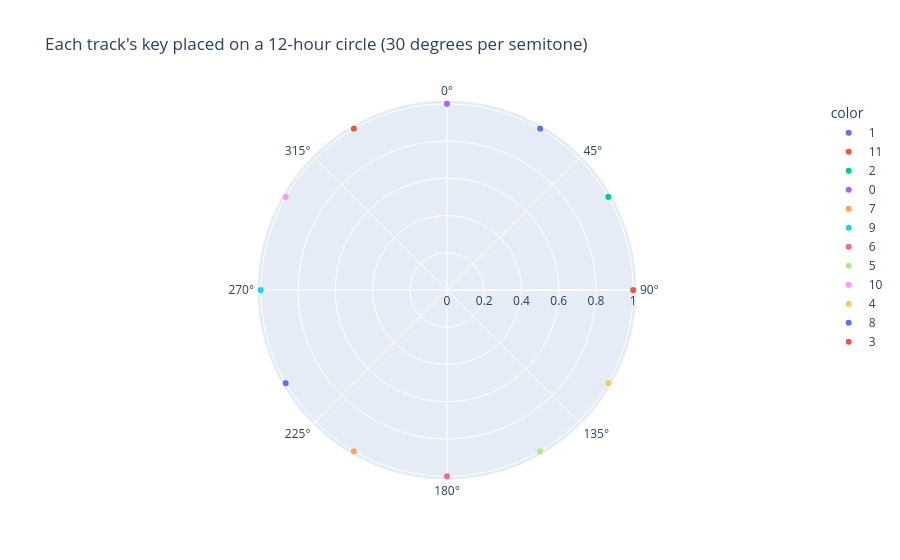

Notebook source saved alongside this figure:
### Markdown cell above
### Why I couldn't just leave `key` as a plain number

Spotify's `key` column is one of 12 pitch classes (0=C, ..., 11=B), and
my first instinct was to just leave it as an integer. That's actually
wrong: pitch classes sit on a circle, not a line — key 11 is one
semitone away from key 0, musically adjacent, but a plain integer
encoding (or a one-hot encoding) treats them as unrelated as key 0 and
key 6. So I encode each key as a point on a circle instead, using its
sine and cosine — that's what `key_sin`/`key_cos` are. This preserves
the real adjacency between keys, and it's the same trick I'd reach for
with any other cyclical quantity, like week-of-year or hour-of-day,
where "wrapping around" is part of what the number means.

### Code cell
fig = px.scatter_polar(
    engineered, r=[1] * len(engineered), theta=engineered["key"] * 30,
    color=engineered["key"].astype(str),
    title="Each track's key placed on a 12-hour circle (30 degrees per semitone)",
)
fig.show()

### Figure 1 — Plotly figure (JSON) as saved in the notebook; plotly's stock layout.template omitted (floating-point values rounded to 4 significant figures; data arrays with more than 128 entries replaced by an {"elided": "..."} marker saying what was removed)
{"data": [{"hovertemplate": "color=1<br>r=%{r}<br>theta=%{theta}<extra></extra>", "legendgroup": "1", "marker": {"color": "#636efa", "symbol": "circle"}, "mode": "markers", "name": "1", "r": {"elided": "300 int values"}, "showlegend": true, "subplot": "polar", "theta": {"elided": "300 int values"}, "type": "scatterpolargl"}, {"hovertemplate": "color=11<br>r=%{r}<br>theta=%{theta}<extra></extra>", "legendgroup": "11", "marker": {"color": "#EF553B", "symbol": "circle"}, "mode": "markers", "name": "11", "r": {"elided": "238 int values"}, "showlegend": true, "subplot": "polar", "theta": {"elided": "238 int values"}, "type": "scatterpolargl"}, {"hovertemplate": "color=2<br>r=%{r}<br>theta=%{theta}<extra></extra>", "legendgroup": "2", "marker": {"color": "#00cc96", "symbol": "circle"}, "mode": "markers", "name": "2", "r": {"elided": "336 int values"}, "showlegend": true, "subplot": "polar", "theta": {"elided": "336 int values"}, "type": "scatterpolargl"}, {"hovertemplate": "color=0<br>r=%{r}<br>theta=%{theta}<extra></extra>", "legendgroup": "0", "marker": {"color": "#ab63fa", "symbol": "circle"}, "mode": "markers", "name": "0", "r": {"elided": "347 int values"}, "showlegend": true, "subplot": "polar", "theta": {"elided": "347 int values"}, "type": "scatterpolargl"}, {"hovertemplate": "color=7<br>r=%{r}<br>theta=%{theta}<extra></extra>", "legendgroup": "7", "marker": {"color": "#FFA15A", "symbol": "circle"}, "mode": "markers", "name": "7", "r": {"elided": "336 int values"}, "showlegend": true, "subplot": "polar", "theta": {"elided": "336 int values"}, "type": "scatterpolargl"}, {"hovertemplate": "color=9<br>r=%{r}<br>theta=%{theta}<extra></extra>", "legendgroup": "9", "marker": {"color": "#19d3f3", "symbol": "circle"}, "mode": "markers", "name": "9", "r": {"elided": "311 int values"}, "showlegend": true, "subplot": "polar", "theta": {"elided": "311 int values"}, "type": "scatterpolargl"}, {"hovertemplate": "color=6<br>r=%{r}<br>theta=%{theta}<extra></extra>", "legendgroup": "6", "marker": {"color": "#FF6692", "symbol": "circle"}, "mode": "markers", "name": "6", "r": {"elided": "182 int values"}, "showlegend": true, "subplot": "polar", "theta": {"elided": "182 int values"}, "type": "scatterpolargl"}, {"hovertemplate": "color=5<br>r=%{r}<br>theta=%{theta}<extra></extra>", "legendgroup": "5", "marker": {"color": "#B6E880", "symbol": "circle"}, "mode": "markers", "name": "5", "r": {"elided": "237 int values"}, "showlegend": true, "subplot": "polar", "theta": {"elided": "237 int values"}, "type": "scatterpolargl"}, {"hovertemplate": "color=10<br>r=%{r}<br>theta=%{theta}<extra></extra>", "legendgroup": "10", "marker": {"color": "#FF97FF", "symbol": "circle"}, "mode": "markers", "name": "10", "r": {"elided": "199 int values"}, "showlegend": true, "subplot": "polar", "theta": {"elided": "199 int values"}, "type": "scatterpolargl"}, {"hovertemplate": "color=4<br>r=%{r}<br>theta=%{theta}<extra></extra>", "legendgroup": "4", "marker": {"color": "#FECB52", "symbol": "circle"}, "mode": "markers", "name": "4", "r": {"elided": "232 int values"}, "showlegend": true, "subplot": "polar", "theta": {"elided": "232 int values"}, "type": "scatterpolargl"}, {"hovertemplate": "color=8<br>r=%{r}<br>theta=%{theta}<extra></extra>", "legendgroup": "8", "marker": {"color": "#636efa", "symbol": "circle"}, "mode": "markers", "name": "8", "r": {"elided": "181 int values"}, "showlegend": true, "subplot": "polar", "theta": {"elided": "181 int values"}, "type": "scatterpolargl"}, {"hovertemplate": "color=3<br>r=%{r}<br>theta=%{theta}<extra></extra>", "legendgroup": "3", "marker": {"color": "#EF553B", "symbol": "circle"}, "mode": "markers", "name": "3", "r": [1, 1, 1, 1, 1, 1, 1, 1, 1, 1, 1, 1, 1, 1, 1, 1, 1, 1, 1, 1, 1, 1, 1, 1, 1, 1, 1, 1, 1, 1, 1, 1, 1, 1, 1, 1, 1, 1, 1, 1, 1, 1, 1, 1, 1, 1, 1, 1, 1, 1, 1, 1, 1, 1, 1, 1, 1, 1, 1, 1, 1, 1, 1, 1, 1, 1, 1, 1, 1, 1, 1, 1, 1, 1, 1, 1, 1, 1, 1, 1, 1, 1, 1, 1, 1, 1, 1, 1, 1, 1, 1, 1, 1, 1, 1, 1, 1, 1, 1, 1, 1], "showlegend": true, "subplot": "polar", "theta": [90, 90, 90, 90, 90, 90, 90, 90, 90, 90, 90, 90, 90, 90, 90, 90, 90, 90, 90, 90, 90, 90, 90, 90, 90, 90, 90, 90, 90, 90, 90, 90, 90, 90, 90, 90, 90, 90, 90, 90, 90, 90, 90, 90, 90, 90, 90, 90, 90, 90, 90, 90, 90, 90, 90, 90, 90, 90, 90, 90, 90, 90, 90, 90, 90, 90, 90, 90, 90, 90, 90, 90, 90, 90, 90, 90, 90, 90, 90, 90, 90, 90, 90, 90, 90, 90, 90, 90, 90, 90, 90, 90, 90, 90, 90, 90, 90, 90, 90, 90, 90], "type": "scatterpolargl"}], "layout": {"legend": {"title": {"text": "color"}, "tracegroupgap": 0}, "polar": {"angularaxis": {"direction": "clockwise", "rotation": 90}, "domain": {"x": [0.0, 1.0], "y": [0.0, 1.0]}}, "title": {"text": "Each track's key placed on a 12-hour circle (30 degrees per semitone)"}}}
